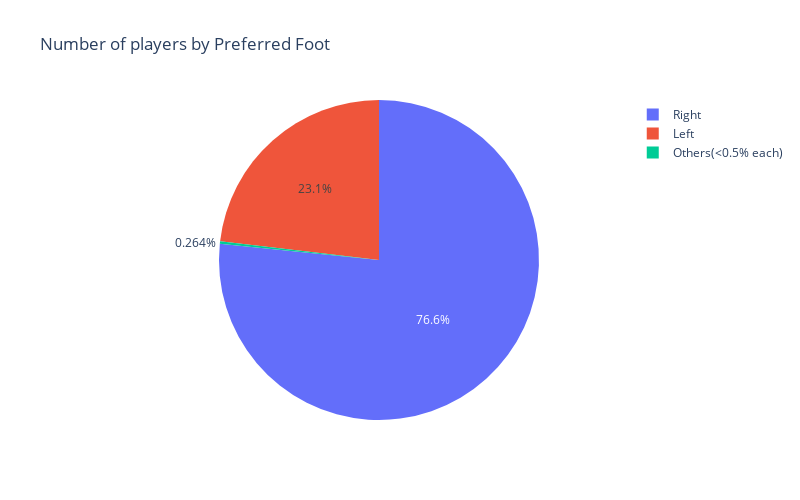

The notebook cell this image was saved under:
### Code cell
plot_pie_count(df, 'Preferred Foot')

### Figure 1 — Plotly figure (JSON) as saved in the notebook; plotly's stock layout.template omitted (floating-point values rounded to 4 significant figures)
{"data": [{"labels": ["Right", "Left", "Others(<0.5% each)"], "type": "pie", "values": [13948, 4211, 48]}], "layout": {"height": 500, "title": {"text": "Number of players by Preferred Foot"}, "width": 800}}
